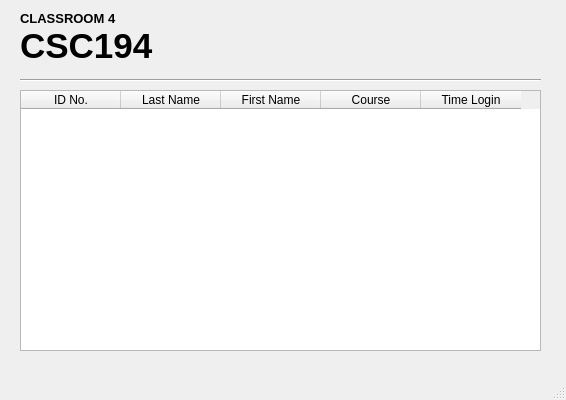
<?xml version="1.0" encoding="UTF-8"?>
<ui version="4.0">
 <class>classroom1</class>
 <widget class="QMainWindow" name="classroom1">
  <property name="geometry">
   <rect>
    <x>0</x>
    <y>0</y>
    <width>566</width>
    <height>400</height>
   </rect>
  </property>
  <property name="windowTitle">
   <string>CSC161_CLASSROOM</string>
  </property>
  <widget class="QWidget" name="centralwidget">
   <widget class="QLabel" name="label">
    <property name="geometry">
     <rect>
      <x>20</x>
      <y>30</y>
      <width>211</width>
      <height>31</height>
     </rect>
    </property>
    <property name="font">
     <font>
      <pointsize>26</pointsize>
      <weight>75</weight>
      <bold>true</bold>
     </font>
    </property>
    <property name="text">
     <string>CSC194</string>
    </property>
   </widget>
   <widget class="Line" name="line">
    <property name="geometry">
     <rect>
      <x>20</x>
      <y>70</y>
      <width>521</width>
      <height>20</height>
     </rect>
    </property>
    <property name="orientation">
     <enum>Qt::Horizontal</enum>
    </property>
   </widget>
   <widget class="QLabel" name="label_2">
    <property name="geometry">
     <rect>
      <x>20</x>
      <y>10</y>
      <width>131</width>
      <height>16</height>
     </rect>
    </property>
    <property name="font">
     <font>
      <pointsize>10</pointsize>
      <weight>75</weight>
      <bold>true</bold>
     </font>
    </property>
    <property name="text">
     <string>CLASSROOM 4</string>
    </property>
   </widget>
   <widget class="QTableWidget" name="tableWidget">
    <property name="geometry">
     <rect>
      <x>20</x>
      <y>90</y>
      <width>521</width>
      <height>261</height>
     </rect>
    </property>
    <column>
     <property name="text">
      <string>ID No.</string>
     </property>
    </column>
    <column>
     <property name="text">
      <string>Last Name</string>
     </property>
    </column>
    <column>
     <property name="text">
      <string>First Name</string>
     </property>
    </column>
    <column>
     <property name="text">
      <string>Course</string>
     </property>
    </column>
    <column>
     <property name="text">
      <string>Time Login</string>
     </property>
    </column>
   </widget>
  </widget>
  <widget class="QMenuBar" name="menubar">
   <property name="geometry">
    <rect>
     <x>0</x>
     <y>0</y>
     <width>566</width>
     <height>21</height>
    </rect>
   </property>
  </widget>
  <widget class="QStatusBar" name="statusbar"/>
 </widget>
 <resources/>
 <connections/>
</ui>
